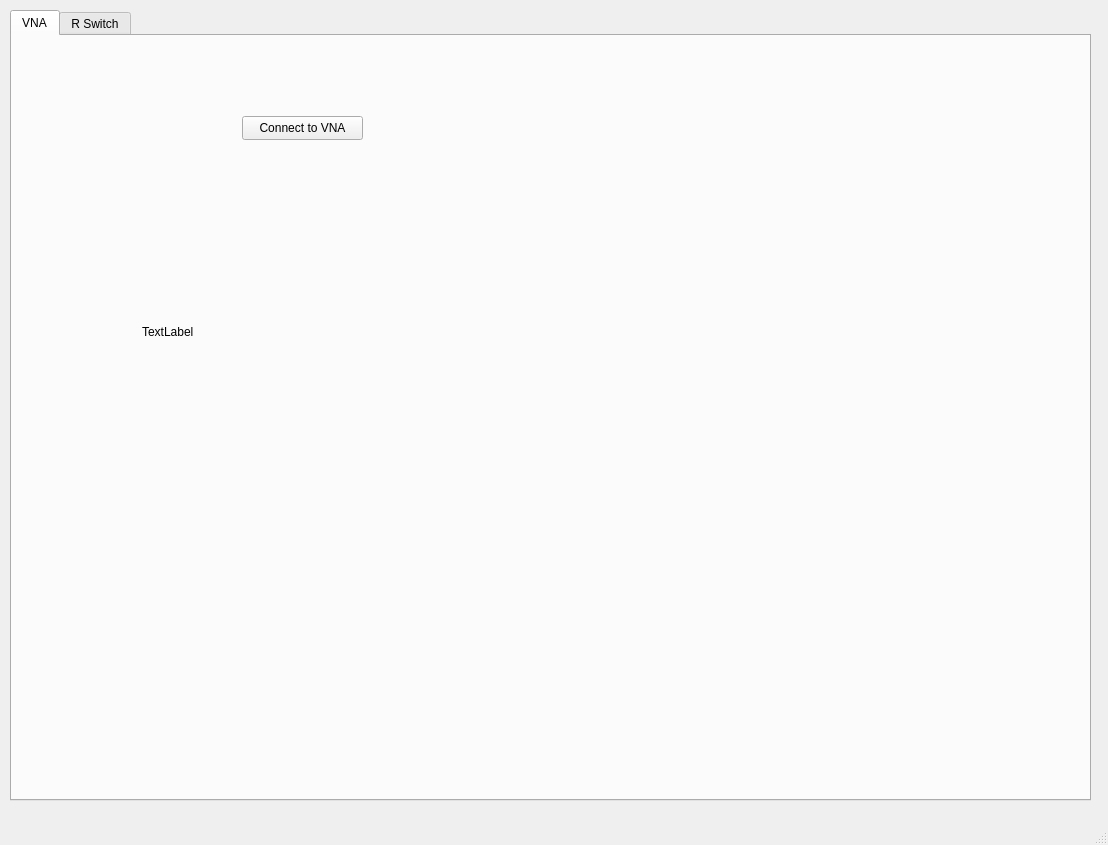
<?xml version="1.0" encoding="UTF-8"?>
<ui version="4.0">
 <class>MainWindow</class>
 <widget class="QMainWindow" name="MainWindow">
  <property name="geometry">
   <rect>
    <x>0</x>
    <y>0</y>
    <width>1108</width>
    <height>845</height>
   </rect>
  </property>
  <property name="windowTitle">
   <string>MainWindow</string>
  </property>
  <widget class="QWidget" name="centralwidget">
   <widget class="QTabWidget" name="tabWidget">
    <property name="geometry">
     <rect>
      <x>10</x>
      <y>10</y>
      <width>1081</width>
      <height>791</height>
     </rect>
    </property>
    <property name="currentIndex">
     <number>0</number>
    </property>
    <widget class="QWidget" name="tab">
     <attribute name="title">
      <string>VNA</string>
     </attribute>
     <widget class="QPushButton" name="btn_connectVNA">
      <property name="geometry">
       <rect>
        <x>230</x>
        <y>80</y>
        <width>121</width>
        <height>24</height>
       </rect>
      </property>
      <property name="text">
       <string>Connect to VNA</string>
      </property>
     </widget>
     <widget class="QLabel" name="label">
      <property name="geometry">
       <rect>
        <x>130</x>
        <y>250</y>
        <width>551</width>
        <height>91</height>
       </rect>
      </property>
      <property name="text">
       <string>TextLabel</string>
      </property>
     </widget>
    </widget>
    <widget class="QWidget" name="tab_2">
     <attribute name="title">
      <string>R Switch</string>
     </attribute>
    </widget>
   </widget>
  </widget>
  <widget class="QMenuBar" name="menubar">
   <property name="geometry">
    <rect>
     <x>0</x>
     <y>0</y>
     <width>1108</width>
     <height>22</height>
    </rect>
   </property>
  </widget>
  <widget class="QStatusBar" name="statusbar"/>
 </widget>
 <resources/>
 <connections/>
</ui>
